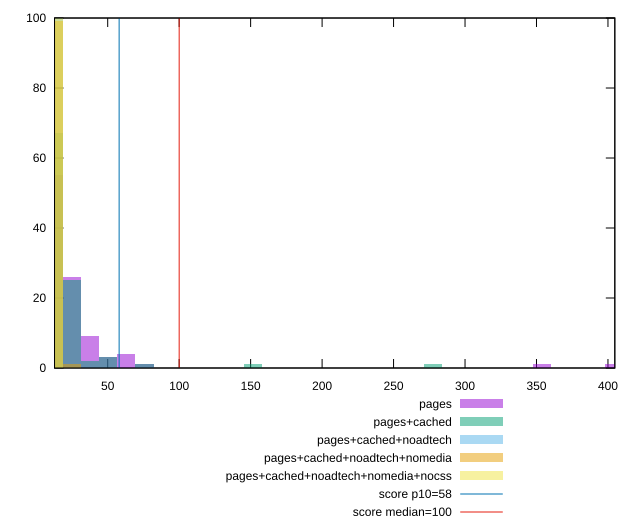

The script that saved this image:
reset

$pages <<EOF
353.5294955216639 1
404.0337091676159 1
50.504213645951985 3
37.87816023446399 9
25.252106822975993 26
63.13026705743998 4
12.626053411487996 55
75.75632046892798 1
EOF

$pagesCached <<EOF
277.7731750527359 1
12.626053411487996 67
25.252106822975993 25
75.75632046892798 1
50.504213645951985 3
37.87816023446399 2
151.51264093785596 1
EOF

$pagesCachedNoadtech <<EOF
12.626053411487996 100
EOF

$pagesCachedNoadtechNomedia <<EOF
12.626053411487996 99
25.252106822975993 1
EOF

$pagesCachedNoadtechNomediaNocss <<EOF
12.626053411487996 100
EOF

set key outside below
set boxwidth 12.626053411487996
set xrange [12.8:404.7999999999986]
set yrange [0:100]
set trange [0:100]
set style fill transparent solid 0.5 noborder

set parametric
set terminal svg size 640, 530 enhanced background rgb 'white'
set output "report_0_00242021-02-20T12:25:28.543Z/estimated-input-latency/comparison/histogram/all_raw.svg"

plot $pages title "pages" with boxes, \
     $pagesCached title "pages+cached" with boxes, \
     $pagesCachedNoadtech title "pages+cached+noadtech" with boxes, \
     $pagesCachedNoadtechNomedia title "pages+cached+noadtech+nomedia" with boxes, \
     $pagesCachedNoadtechNomediaNocss title "pages+cached+noadtech+nomedia+nocss" with boxes, \
     58,t title "score p10=58", \
     100,t title "score median=100"

reset
